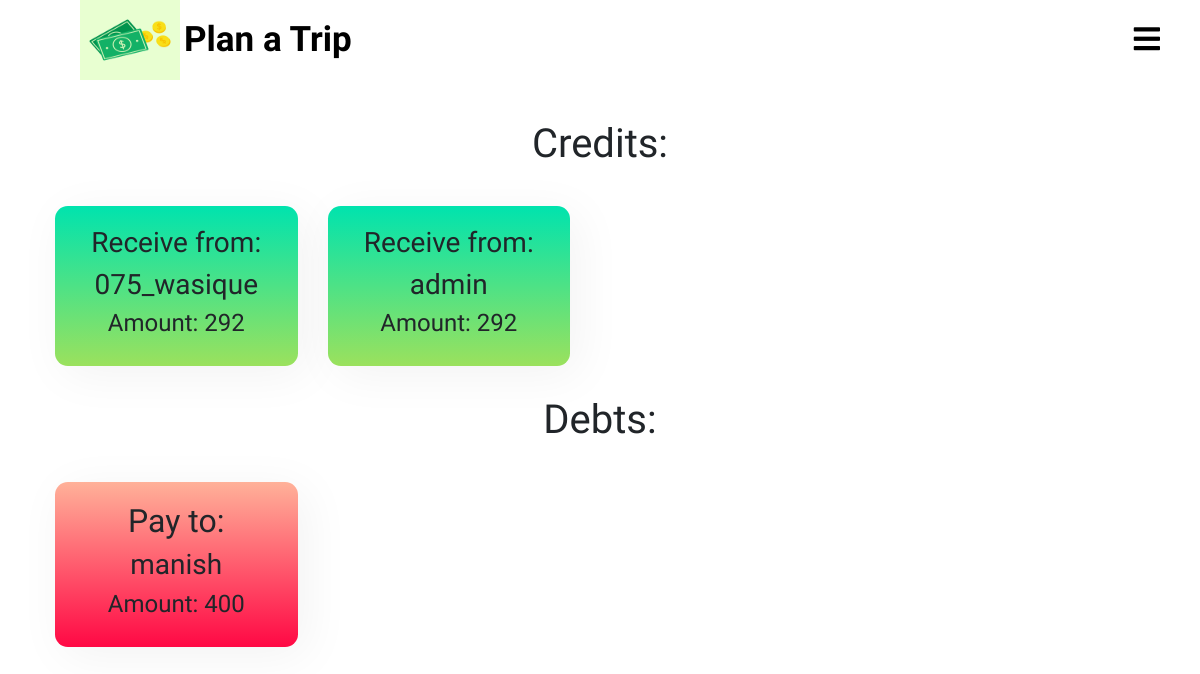
The page /splitter/final_settlements/ (signed in) on the database its author committed.
### splitter/models.py (models this page shows, shortened)
class final_transactions(models.Model):
    sender = models.ForeignKey(User, on_delete = models.CASCADE, related_name = 'final_transaction_sender')
    receiver = models.ForeignKey(User, on_delete= models.CASCADE, related_name = 'final_transaction_receiver')
    final_amount = models.IntegerField()

class User(AbstractUser):
    pass

### splitter/views.py (the view)
# urls.py: path('final_settlements/',views.final_settlements,name="final_settlements"),
def final_settlements(request):
    user_sender = final_transactions.objects.filter(sender = request.user)
    user_receiver = final_transactions.objects.filter(receiver = request.user)
    user_sender_positive = []
    user_sender_negative = []
    user_receiver_positive = []
    user_receiver_negative = []
    noincome = False
    noexpense = False
    for obj in user_sender:
        if(obj.final_amount > 0):
            user_sender_positive.append(obj)
        if(obj.final_amount < 0):
            obj.final_amount = abs(obj.final_amount)
            user_sender_negative.append(obj)
    for obj in user_receiver:
        if(obj.final_amount > 0):
            user_receiver_positive.append(obj)
        if(obj.final_amount < 0):
            obj.final_amount = abs(obj.final_amount)
            user_receiver_negative.append(obj)
    if len(user_receiver_positive) == 0 and len(user_sender_negative) == 0:
        noincome = True
    if len(user_sender_positive) == 0 and len(user_receiver_negative) == 0:
        noexpense = True
    return render(request,'splitter/final_settlements.html',{'user_sender_positive':user_sender_positive,
                                                                'user_sender_negative':user_sender_negative,
                                                                'user_receiver_positive':user_receiver_positive,
                                                                'user_receiver_negative':user_receiver_negative,
                                                                'noincome':noincome,
                                                                'noexpense':noexpense})

### templates/splitter/final_settlements.html (shortened to what this page needs)
{% extends 'splitter/base.html' %}
{% load static %}
{% block css %}
  <link rel="stylesheet" href="{% static 'css/final_settlements.css' %}">
{% endblock %}
{% block content %}
<div class="container">
  <div class="final-debt-info">
    <div class="final-debt-income">
      <h1>Credits:</h1>
      <div class="row">
        {% if noincome %}
          <h4>Oops! Looks like no credit is pending.</h4>
        {% else %}
        {% for obj in user_receiver_positive %}
          <div class="col-lg-3 col-md-4 col-sm-6 col-12">
            <div class="incomes-debts-info">
              <h3>Receive from:</h3>
              <h3>{{ obj.sender.username }}</h3>
              <h4>Amount: {{ obj.final_amount }}</h4>
            </div>
          </div>
        {% endfor %}
        {% endif %}
      </div>
    </div>
    <div class="final-debt-expense">
      <h1>Debts:</h1>
      <div class="row">
        {% if noexpense %}
        <h4>Hurray! No debts pending.</h4>
        {% else %}
        {% for obj in user_sender_positive %}
        <div class="col-lg-3 col-md-4 col-sm-6 col-12">
          <div class="expense-debts-info">
            <h2>Pay to:</h2>
            <h3>{{ obj.receiver.username }}</h3>
            <h4>Amount: {{ obj.final_amount }}</h4>
          </div>
        </div>
        {% endfor %}
        {% endif %}
      </div>
    </div>
  </div>
</div>
{% endblock %}

### static/css/home_page.css (style rules this page uses)
* { padding: 0; margin: 0; text-decoration: none; list-style: none; box-sizing: border-box; font-family: 'Merienda One', cursive; }
body,html { overflow-x: hidden; }
:root { var(--IndianRed): #db575b; var(--Aqua): #99ffe4; var(--MiddleBlue): #88cfd3; var(--SteelBlue): #578bb2; var(--BdazzledBlue): #345c98; var(--DarkButton): linear-gradient(to top, #30cfd0 0%, #330867 100%); var(--LightButton): linear-gradient(to top, #48c6ef 0%, #6f86d6 100%); var(--RedButton): linear-gradient(45deg, #874da2 0%, #c43a30 100%); }

### static/css/final_settlements.css (style rules this page uses)
* { margin: 0; padding: 0; }
body,html { margin: 0; padding: 0; }
.final-debt-info { margin: 0; padding: 10px; text-align: center; justify-content: center; }
.final-debt-info .final-debt-income { text-align: center; margin: 30px 0px; justify-content: center; }
.final-debt-info .final-debt-expense { text-align: center; margin: 30px 0px; justify-content: center; }
.final-debt-info .final-debt-income .row { width: 100%; }
.final-debt-info .final-debt-expense .row { width: 100%; }
.incomes-debts-info { margin-top: 30px; padding: 20px; box-shadow: .5rem .5rem 3rem 1px rgba(0,0,0,.05); background-image: linear-gradient(to top, #9be15d 0%, #00e3ae 100%); border-radius: .8rem; text-align: center; }
.expense-debts-info { margin-top: 30px; padding: 20px; box-shadow: .5rem .5rem 3rem 1px rgba(0,0,0,.05); background-image: linear-gradient(to top, #ff0844 0%, #ffb199 100%); border-radius: .8rem; text-align: center; }

### rows shown on the page
final_transactions: sender.username "075_wasique", final_amount "292"
final_transactions: sender.username "admin", final_amount "292"
final_transactions: receiver.username "manish", final_amount "400"
